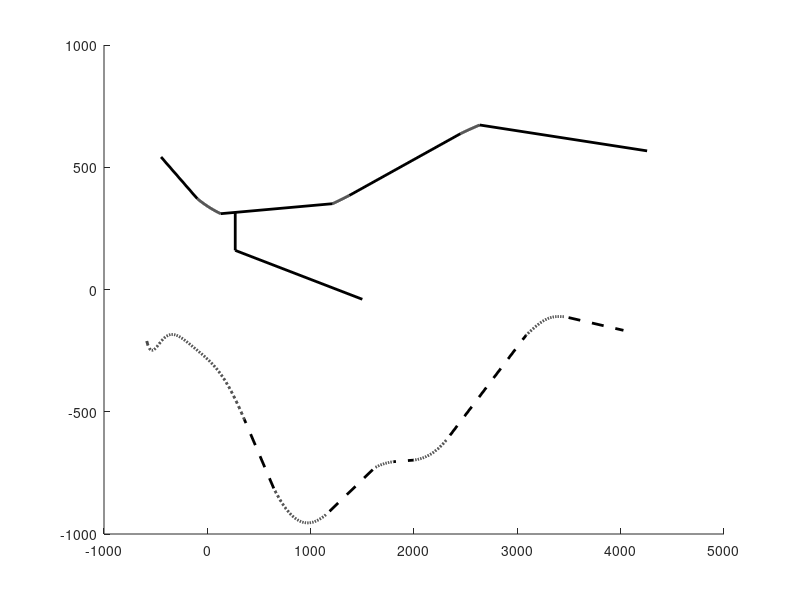

MATLAB code for this plot: (Note: this script raises an error after producing the figure.)
function []=crossPointEnvir()
% Environment for cross point
% OMH 17/01/10

hold on
warning off
%% Road
% road1=line([-200 -200],[330 1000 ]); 
% set(road1,'LineWidth',5,'LineStyle','-','Color','k');
% road2=line([-200 500],[330 330 ]); 
% set(road2,'LineWidth',5,'LineStyle','-','Color','k');

Xro = [-448 -98 0 130 1212 1302 1375 2449 2571 2636 4256];
Yro = [544 367 333 322 356 367 379 645 661 667 567];
Pro = polyfit(Xro',Yro',5);
Xrofit = [-448 -98:130 1212:1375 2449:2636 4256];
Yrofit = zeros(1,size(Xrofit,2));
for i = 1:size(Pro,2)
    Yrofit = Yrofit + Pro(i)*Xrofit.^(size(Pro,2)-i);
end
plot(Xrofit,Yrofit,'-k','LineWidth',2)
plot([270 270],[315 160],'-k','LineWidth',2)
plot([270 1500],[160 -40],'-k','LineWidth',2)

%% Power lines
% hv1 = line([-300 -20],[171.25 145]); 
% set(hv1,'LineWidth',3,'LineStyle','-','Color','r');
% hv2=line([-20 1695],[145 470]); 
% set(hv2,'LineWidth',3,'LineStyle','-','Color','r');
% hv21=line([1775 3260],[430 565]); 
% set(hv21,'LineWidth',3,'LineStyle','-','Color','r');
% hv3=line([-300 260],[115-(260+300)*(115-40)/(260+195) 115]); 
% set(hv3,'LineWidth',3,'LineStyle','-','Color','r');
% hv4=line([260 260],[115  -320]); 
% set(hv4,'LineWidth',3,'LineStyle','-','Color','r');
% hv41=line([265 375],[105 -155]); 
% set(hv41,'LineWidth',3,'LineStyle','-','Color','r');
% hv42=line([265 208],[105 230]); 
% set(hv42,'LineWidth',3,'LineStyle','-','Color','r');
% hv43=line([208 -50],[230 300]); 
% set(hv43,'LineWidth',3,'LineStyle','-','Color','r');
% hv5=line([260 350],[-320  -320]); 
% set(hv5,'LineWidth',3,'LineStyle','-','Color','r');
% hv6=line([375 1416],[-155  -200]); 
% set(hv6,'LineWidth',3,'LineStyle','-','Color','r');
% hv7=line([1416 1477],[-200  -205]); 
% set(hv7,'LineWidth',3,'LineStyle','-','Color','r');
% hv8=line([-195 -195],[40  700]); 
% set(hv8,'LineWidth',3,'LineStyle','-','Color','r');
% hv9=line([1695 1775],[470  430]); 
% set(hv9,'LineWidth',3,'LineStyle','-','Color','r');
% hv10=line([3260 3410],[565  560]); 
% set(hv10,'LineWidth',3,'LineStyle','-','Color','r');
% hv11=line([3345 3345],[563  -100]); 
% set(hv11,'LineWidth',3,'LineStyle','-','Color','r');

%% Train
%myCircle(-1000,-1980,2000)
Xtr = [-586 -423 -227 -108 0 179 285 358 643 708 789 871 960 1050 1155 1619 1709 1806 1994 2075 2156 2246 2319 3084 3190 3287 3369 3458 4027];
Ytr = [-211 -200 -211 -233 -289 -389 -456 -522 -822 -867 -911 -933 -955 -945 -922 -733 -711 -700 -700 -689 -679 -645 -611 -189 -144 -122 -111 -111 -167];
Ptr = polyfit(Xtr',Ytr',15);
Xtrfit = [-586:358 643:1155 1619:1806 1994:2319 3084:3458 4027];
Ytrfit = zeros(1,size(Xtrfit,2));
for i = 1:size(Ptr,2)
    Ytrfit = Ytrfit + Ptr(i)*Xtrfit.^(size(Ptr,2)-i);
end
plot(Xtrfit,Ytrfit,'--k','LineWidth',2)

%% Houses
house(350,-300)
house(230,230)
house(-70,300)
house(-250,500)
house(-80,500)


%% Transfos
% plot(270,100,'pm','MarkerFace', 'm', 'MarkerSize', 12 );
% plot(1422,-210,'pm','MarkerFace', 'm', 'MarkerSize', 12 );
% plot(1510,-210,'pm','MarkerFace', 'm', 'MarkerSize', 12 );

% plot(1416,-200,'pm','MarkerFace', 'm', 'MarkerSize', 12 );
% plot(1477,-205,'pm','MarkerFace', 'm', 'MarkerSize', 12 );
% plot(1765.9,426.4,'pm','MarkerFace', 'm', 'MarkerSize', 12 );
% plot(1690.6,469.8,'pm','MarkerFace', 'm', 'MarkerSize', 12 );
% plot(3347.6,356,'pm','MarkerFace', 'm', 'MarkerSize', 12 );
% plot(3260.6,564.3,'pm','MarkerFace', 'm', 'MarkerSize', 12 );
% plot(3414.3,560.2,'pm','MarkerFace', 'm', 'MarkerSize', 12 );
% plot(254,120.6,'pm','MarkerFace', 'm', 'MarkerSize', 12 );
% plot(258.8,-131.6,'pm','MarkerFace', 'm', 'MarkerSize', 12 );
% plot(-25,146.6,'pm','MarkerFace', 'm', 'MarkerSize', 12 );
% plot(-203.8,96.3,'pm','MarkerFace', 'm', 'MarkerSize', 12 );
% plot(-205.7,44,'pm','MarkerFace', 'm', 'MarkerSize', 12 );

ms = 7;
plot(1416,-200,'pr','MarkerFace', 'r', 'MarkerSize', ms );

%plot(1477,-205,'pm','MarkerFace', 'm', 'MarkerSize', ms );
plot(1476,-206,'pr','MarkerFace', 'r', 'MarkerSize', ms );

plot(1775,430,'pr','MarkerFace', 'r', 'MarkerSize', ms );

%plot(1695,470,'pm','MarkerFace', 'm', 'MarkerSize', ms );
plot(1684,460.5,'pr','MarkerFace', 'r', 'MarkerSize', ms );

plot(3345,365,'pr','MarkerFace', 'r', 'MarkerSize', ms );
plot(3260,565,'pr','MarkerFace', 'r', 'MarkerSize', ms );
plot(3410,560,'pr','MarkerFace', 'r', 'MarkerSize', ms );
plot(260,115,'pr','MarkerFace', 'r', 'MarkerSize', ms );
plot(260,-135,'pr','MarkerFace', 'r', 'MarkerSize', ms );
plot(-20,145,'pr','MarkerFace', 'r', 'MarkerSize', ms );
plot(-195,95,'pr','MarkerFace', 'r', 'MarkerSize', ms );
plot(-195,40,'pr','MarkerFace', 'r', 'MarkerSize', ms );
plot(-180,160,'pr','MarkerFace', 'r', 'MarkerSize', ms );


%% Residence
plot(1490,-50,'sr','MarkerFace', 'r', 'MarkerSize', 8 );


warning on

